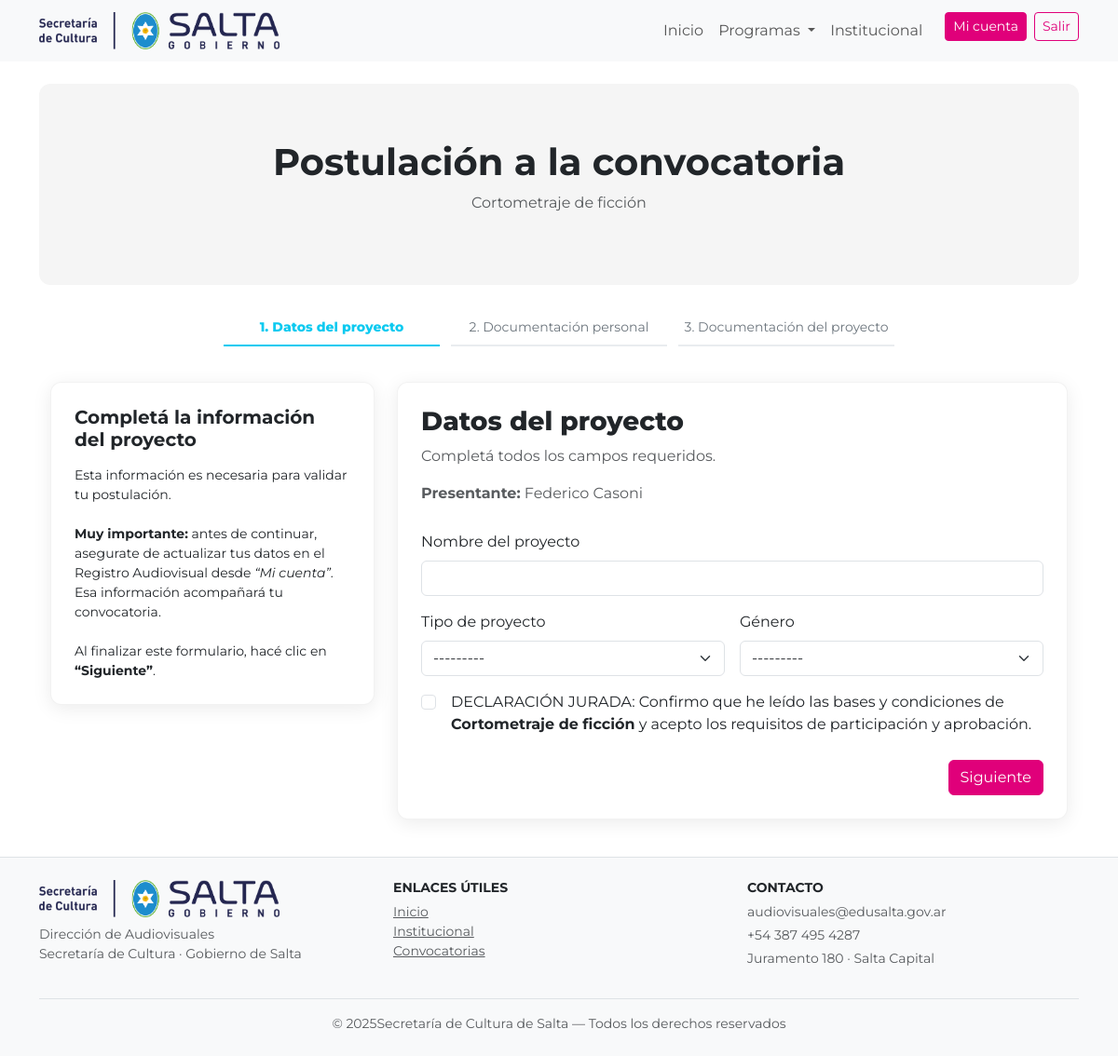
/convocatorias/postular/1/ (signed in), run on the app's committed database.
### convocatorias/models.py (models this page shows, shortened)
class Convocatoria(models.Model):
    titulo = models.CharField(max_length=200)
    slug = models.SlugField(unique=True, blank=True)
    descripcion_corta = models.TextField(blank=True)
    descripcion_larga = models.TextField(blank=True)
    url_curso = models.URLField(
        "URL del curso asincrónico",
        blank=True,
        null=True,
        help_text="Solo completar si el curso es asincrónico."
    )
    categoria = models.CharField(max_length=20, choices=CATEGORIAS)
    tematica_genero = models.CharField(max_length=200, blank=True)
    linea = models.CharField(max_length=20, choices=LINEAS)
    requisitos = models.TextField(blank=True)
    beneficios = models.TextField(blank=True)
    bases_pdf = models.FileField(
        upload_to="convocatorias/bases/",
        blank=True,
        null=True
    )
    imagen = models.ImageField(
        upload_to="convocatorias/img/",
        blank=True,
        null=True
    )
    fecha_inicio = models.DateField()
    fecha_fin = models.DateField()
    bloque_personas = models.CharField(
        max_length=20,
        choices=BLOQUE_PERSONAS_TITULO,
        default="JURADO"
    )
    jurado1_nombre = models.CharField(max_length=200, blank=True)
    jurado1_foto = models.ImageField(upload_to="convocatorias/jurados/", blank=True, null=True)
    jurado1_bio = models.TextField(blank=True)
    jurado2_nombre = models.CharField(max_length=200, blank=True)
    jurado2_foto = models.ImageField(upload_to="convocatorias/jurados/", blank=True, null=True)
    jurado2_bio = models.TextField(blank=True)
    jurado3_nombre = models.CharField(max_length=200, blank=True)
    jurado3_foto = models.ImageField(upload_to="convocatorias/jurados/", blank=True, null=True)
    jurado3_bio = models.TextField(blank=True)
    orden = models.PositiveIntegerField(default=0)
    url_destino = models.CharField(max_length=300, blank=True)
    class Meta:
        ordering = ["orden", "-fecha_inicio"]

### registro_audiovisual/models.py (models this page shows, shortened)
class PersonaHumana(models.Model):
    nombre_completo = models.CharField(max_length=200)
    cuil_cuit = models.CharField(max_length=20)
    fecha_nacimiento = models.DateField()
    edad = models.PositiveIntegerField()
    genero = models.CharField(
        max_length=10,
        choices=[
            ('', '- Seleccionar -'),
            ('M', 'Masculino'),
            ('F', 'Femenino'),
            ('NB', 'No binario'),
            ('O', 'Otro'),
        ]
    )
    nivel_educativo = models.CharField(
        max_length=50,
        choices=[
            ('', '- Seleccionar -'),
            ('Pc', 'Primario completo'),
            ('Sc', 'Secundario completo'),
            ('Tc', 'Terciario completo'),
            ('Uc', 'Universitario completo'),
            ('Pos', 'Posgrado completo'),
        ],
        verbose_name="Nivel educativo alcanzado"
    )
    lugar_residencia = models.CharField(
        max_length=100,
        choices=LUGARES_RESIDENCIA
    )
    otro_lugar_residencia = models.CharField(
        max_length=150,
        blank=True,
        null=True
    )
    domicilio_real = models.CharField(max_length=250)
    codigo_postal_real = models.CharField(max_length=10)
    telefono = models.CharField(max_length=50)
    email = models.EmailField()
    user = models.OneToOneField(
        User,
        on_delete=models.CASCADE,
        related_name="persona_humana",
        null=True,
        blank=True
    )
    situacion_iva = models.CharField(
        max_length=5,
        choices=SITUACION_IVA,
        blank=True,
        null=True
    )
    actividad_dgr = models.CharField(
        max_length=10,
        choices=ACTIVIDAD_DGR,
        blank=True,
        null=True
    )
    domicilio_fiscal = models.CharField(
        max_length=250,
        blank=True,
        null=True
    )
    codigo_postal_fiscal = models.CharField(
        max_length=10,
        blank=True,
        null=True
    )
    localidad_fiscal = models.CharField(
        max_length=100,
        choices=LUGARES_RESIDENCIA,
        blank=True,
        null=True
    )
    area_desempeno_1 = models.CharField(
        max_length=50,
        choices=AREA_DESEMPENO_1,
        verbose_name="Área de desempeño principal"
    )
    area_desempeno_2 = models.CharField(
        max_length=50,
        choices=AREA_DESEMPENO_2,
        blank=True,
        null=True,
        verbose_name="Área de desempeño secundaria"
    )
    area_cultural = models.CharField(
        max_length=50,
        choices=AREA_CULTURAL,
        verbose_name="Área cultural complementaria"
    )
    portfolio_web = models.URLField(
        "Sitio web / Portfolio",
        blank=True,
        null=True,
        help_text="Sitio web personal, de la productora o portfolio online (Vimeo, Behance, etc.)"
    )
    canal_video = models.URLField(
        "Canal audiovisual",
        blank=True,
        null=True,
        help_text="Canal de YouTube, Vimeo u otra plataforma de video"
    )
    instagram = models.URLField(
        "Instagram",
        blank=True,
        null=True,
        help_text="Perfil de Instagram profesional"
    )
    linkedin = models.URLField(
        "LinkedIn",
        blank=True,
        null=True,
        help_text="Perfil de LinkedIn"
    )
    link_trabajo_destacado = models.URLField(
        "Trabajo destacado",
        blank=True,
        null=True,
        help_text="Link a una obra o trabajo audiovisual relevante"
    )
    fecha_creacion = models.DateTimeField(auto_now_add=True)

### convocatorias/views.py (the view)
@login_required(login_url="/usuarios/login/")
def postular_convocatoria(request, convocatoria_id):
    convocatoria = get_object_or_404(Convocatoria, id=convocatoria_id)
    linea = convocatoria.linea.lower()
    user = request.user
    persona_humana = PersonaHumana.objects.filter(user=user).first()
    persona_juridica = PersonaJuridica.objects.filter(user=user).first()
    if not (persona_humana or persona_juridica):
        return redirect(
            f"/registro/seleccionar-tipo/?next=/convocatorias/{convocatoria.slug}/inscribirse/"
        )
    if persona_humana:
        persona_nombre = persona_humana.nombre_completo
    else:
        persona_nombre = persona_juridica.razon_social
    if linea not in ["fomento", "beneficio"]:
        return redirect(
            "convocatorias:convocatoria_detalle",
            slug=convocatoria.slug,
        )
    if request.method == "POST":
        form = PostulacionForm(request.POST)
        if form.is_valid():
            postulacion = form.save(commit=False)
            postulacion.user = user
            postulacion.convocatoria = convocatoria
            postulacion.estado = "ENVIADA"
            postulacion.save()
            return redirect(
                "convocatorias:subir_documentacion_personal",
                postulacion_id=postulacion.id,
            )
    else:
        form = PostulacionForm()
    return render(
        request,
        "convocatorias/postulacion_formulario.html",
        {
            "convocatoria": convocatoria,
            "form": form,
            "persona_nombre": persona_nombre,  # ← CLAVE
        },
    )

### convocatorias/forms.py
class PostulacionForm(forms.ModelForm):
    class Meta:
        model = Postulacion
        fields = [
            "nombre_proyecto",
            "tipo_proyecto",
            "genero",
            "declaracion_jurada",
        ]
        widgets = {
            "nombre_proyecto": forms.TextInput(attrs={"class": "form-control"}),
            "tipo_proyecto": forms.Select(attrs={"class": "form-select"}),
            "genero": forms.Select(attrs={"class": "form-select"}),
            "declaracion_jurada": forms.CheckboxInput(attrs={"class": "form-check-input"}),
        }

### convocatorias/templates/convocatorias/postulacion_formulario.html (shortened to what this page needs)
{% extends "sitio_publico/base.html" %}
{% load static %}
{% block content %}
<section class="fomento-hero text-center">
  <h1 class="fw-bold mb-2">Postulación a la convocatoria</h1>
  <p class="text-muted">{{ convocatoria.titulo }}</p>
</section>
<div class="container mt-4">
  <div class="row justify-content-center">
    <div class="col-lg-8 text-center">
      <div class="dav-steps">
        <div class="step active">1. Datos del proyecto</div>
        <div class="step">2. Documentación personal</div>
        <div class="step">3. Documentación del proyecto</div>
      </div>
    </div>
  </div>
</div>
<div class="container py-3">
  <div class="row justify-content-center">
    <div class="col-lg-4 mb-4">
      <div class="dav-card">
        <div class="dav-card-body">
          <h5 class="fw-bold mb-3">Completá la información del proyecto</h5>
          <p class="mb-0 small">
            Esta información es necesaria para validar tu postulación.<br><br>
            <strong>Muy importante:</strong> antes de continuar, asegurate de
            actualizar tus datos en el Registro Audiovisual desde
            <em>“Mi cuenta”</em>. Esa información acompañará tu convocatoria.<br><br>
            Al finalizar este formulario, hacé clic en <strong>“Siguiente”</strong>.
          </p>
        </div>
      </div>
    </div>
    <div class="col-lg-8">
      <div class="dav-card">
        <div class="dav-card-body">
          <h3 class="mb-2">Datos del proyecto</h3>
          <p class="text-muted mb-3">Completá todos los campos requeridos.</p>
          <form method="post" class="row g-3">
            <div class="col-12 mb-2">
              <p class="mb-1 large text-muted">
                <strong>Presentante:</strong> {{ persona_nombre }}
              </p>
            </div>
            <div class="col-12">
              <label class="form-label">Nombre del proyecto</label>
              {{ form.nombre_proyecto }}
            </div>
            <div class="col-md-6">
              <label class="form-label">Tipo de proyecto</label>
              {{ form.tipo_proyecto }}
            </div>
            <div class="col-md-6">
              <label class="form-label">Género</label>
              {{ form.genero }}
            </div>
            <div class="col-12 mt-3">
              <div class="form-check">
                {{ form.declaracion_jurada }}
                <label class="form-check-label ms-2">
                  DECLARACIÓN JURADA: Confirmo que he leído las bases y condiciones
                  de <strong>{{ convocatoria.titulo }}</strong> y acepto los
                  requisitos de participación y aprobación.
                </label>
              </div>
            </div>
            <div class="col-12 text-end mt-4">
              <button type="submit" class="btn btn-primary">
                Siguiente
              </button>
            </div>
          </form>
        </div>
      </div>
    </div>
  </div>
</div>
{% endblock %}

### sitio_publico/static/sitio_publico/css/main.css (style rules this page uses)
html, body { font-family: 'Montserrat', sans-serif; }

### sitio_publico/static/sitio_publico/css/ui.css (style rules this page uses)
.fomento-hero { background: #f5f5f5; border-radius: 12px; padding: 60px 35px; margin-bottom: 35px; }
.dav-card { background: #fff; border-radius: 12px; padding: 25px; box-shadow: 0 4px 20px rgba(0, 0, 0, 0.08); border: 1px solid rgba(0, 0, 0, 0.05); }
.dav-card h3 { font-weight: 800; }
.dav-card h5 { font-weight: 800; }
.dav-steps { display: flex; justify-content: space-between; gap: 12px; margin-bottom: 22px; font-size: 0.875rem; color: #6c757d; }
.dav-steps .step { flex: 1; text-align: center; padding-bottom: 8px; border-bottom: 2px solid #e9ecef; }
.dav-steps .step.active { font-weight: 800; color: #0dcaf0; border-bottom-color: #0dcaf0; }

### data on the page
Convocatoria: titulo "Cortometraje de ficción"
PersonaHumana: nombre_completo "Federico Casoni"
